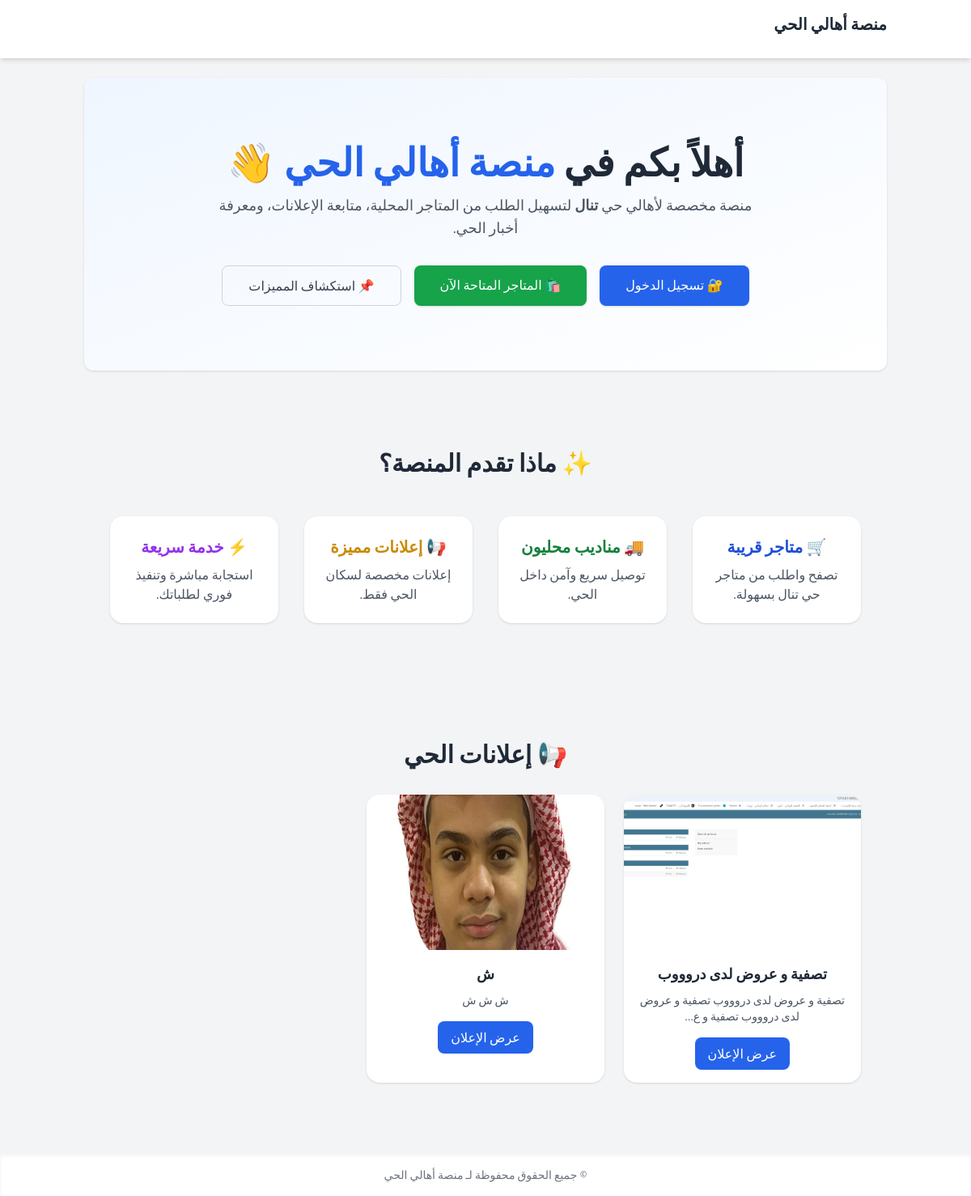
Before: / with the older database file.
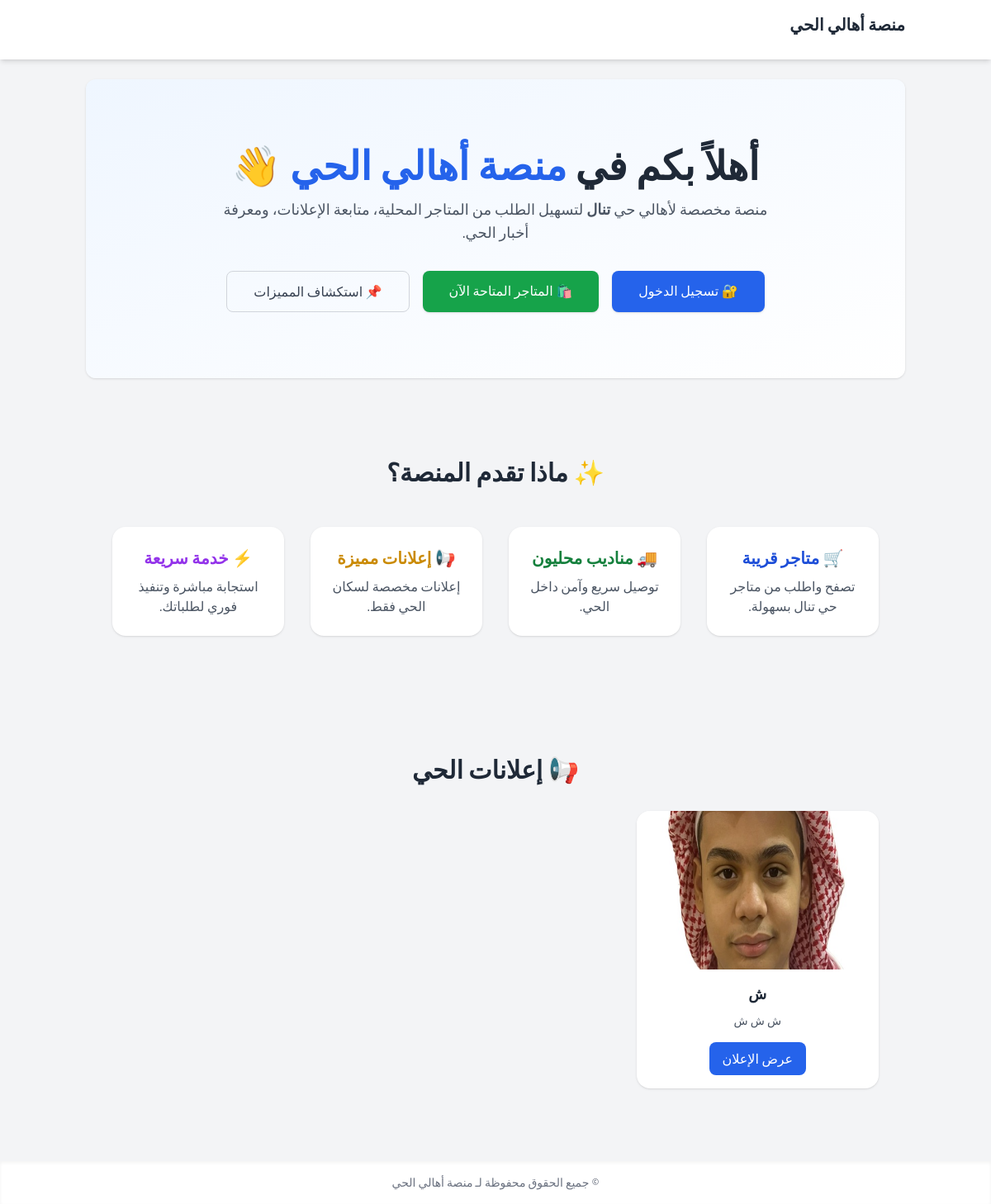
After: the same page with the newer database file.
### ads/models.py (models this page shows, shortened)
class Advertisement(models.Model):
    title = models.CharField("عنوان الإعلان", max_length=200)
    text = models.TextField("نص الإعلان", blank=True)
    link = models.URLField("رابط خارجي", blank=True)
    image = models.ImageField("صورة الإعلان", upload_to="ads/")
    is_active = models.BooleanField("مفعل", default=True)
    created_at = models.DateTimeField("تاريخ الإضافة", auto_now_add=True)  # ✅ الحقل الجديد

### core/views.py (the view)
# urls.py: path('', views.home_redirect, name='home'),
def home(request):
    ads = Advertisement.objects.filter(is_active=True).order_by('-id')[:6]
    return render(request, 'core/home.html', {
        'ads': ads
    })

### templates/core/home.html (shortened to what this page needs)
{% extends 'core/base.html' %} {% load static %} {% block content %}
<div class="space-y-24">
  <section
    class="bg-gradient-to-br from-blue-50 to-white text-center py-20 px-4 sm:px-8 rounded-xl shadow"
  >
    <h1 class="text-5xl font-extrabold text-gray-800 mb-4">
      أهلاً بكم في <span class="text-blue-600">منصة أهالي الحي</span> 👋
    </h1>
    <p class="text-lg text-gray-600 max-w-2xl mx-auto mb-8">
      منصة مخصصة لأهالي حي <strong>تنال</strong> لتسهيل الطلب من المتاجر
      المحلية، متابعة الإعلانات، ومعرفة أخبار الحي.
    </p>
    <div class="flex flex-col sm:flex-row justify-center gap-4 flex-wrap">
      <a
        href="{% url 'login' %}"
        class="px-8 py-3 bg-blue-600 text-white rounded-lg shadow hover:bg-blue-700 transition"
      >
        🔐 تسجيل الدخول
      </a>
      <a
        href="{% url 'public_store_browser' %}"
        class="px-8 py-3 bg-green-600 text-white rounded-lg shadow hover:bg-green-700 transition"
      >
        🛍️ المتاجر المتاحة الآن
      </a>
      <a
        href="#features"
        class="px-8 py-3 border border-gray-300 text-gray-700 rounded-lg hover:bg-gray-100 transition"
      >
        📌 استكشاف المميزات
      </a>
    </div>
  </section>
  <section id="features" class="max-w-7xl mx-auto px-4 sm:px-8">
    <h2 class="text-3xl font-bold text-center text-gray-800 mb-12">
      ✨ ماذا تقدم المنصة؟
    </h2>
    <div
      class="grid grid-cols-1 sm:grid-cols-2 lg:grid-cols-4 gap-8 text-center"
    >
      <div class="bg-white p-6 rounded-2xl shadow hover:shadow-lg transition">
        <h3 class="text-xl font-semibold text-blue-700 mb-2">🛒 متاجر قريبة</h3>
        <p class="text-gray-600">تصفح واطلب من متاجر حي تنال بسهولة.</p>
      </div>
      <div class="bg-white p-6 rounded-2xl shadow hover:shadow-lg transition">
        <h3 class="text-xl font-semibold text-green-700 mb-2">
          🚚 مناديب محليون
        </h3>
        <p class="text-gray-600">توصيل سريع وآمن داخل الحي.</p>
      </div>
      <div class="bg-white p-6 rounded-2xl shadow hover:shadow-lg transition">
        <h3 class="text-xl font-semibold text-yellow-600 mb-2">
          📢 إعلانات مميزة
        </h3>
        <p class="text-gray-600">إعلانات مخصصة لسكان الحي فقط.</p>
      </div>
      <div class="bg-white p-6 rounded-2xl shadow hover:shadow-lg transition">
        <h3 class="text-xl font-semibold text-purple-600 mb-2">
          ⚡ خدمة سريعة
        </h3>
        <p class="text-gray-600">استجابة مباشرة وتنفيذ فوري لطلباتك.</p>
      </div>
    </div>
  </section>
  {% if ads %}
  <section class="max-w-7xl mx-auto px-4 sm:px-8 py-12">
    <h2 class="text-3xl font-bold text-center text-gray-800 mb-8">
      📢 إعلانات الحي
    </h2>
    <div class="grid grid-cols-1 sm:grid-cols-2 lg:grid-cols-3 gap-6">
      {% for ad in ads %}
      <div
        onclick="openAdModal({{ ad.id }})"
        class="cursor-pointer bg-white rounded-2xl shadow hover:shadow-lg transition overflow-hidden"
      >
        <div class="relative h-48 w-full">
          {% if ad.image %}
          <img
            src="{{ ad.image.url }}"
            alt="{{ ad.title }}"
            class="object-cover w-full h-full transition-transform duration-300 hover:scale-105"
          />
          {% else %}
          <div
            class="bg-gray-200 w-full h-full flex items-center justify-center text-gray-500"
          >
            لا توجد صورة
          </div>
          {% endif %}
        </div>
        <div class="p-4 text-center">
          <h3 class="text-lg font-semibold text-gray-800">{{ ad.title }}</h3>
          <p class="mt-2 text-gray-600 text-sm">
            {{ ad.text|truncatechars:60 }}
          </p>
          <div class="mt-4">
            <span
              class="inline-block px-4 py-2 bg-blue-600 text-white rounded-lg font-medium hover:bg-blue-700 transition"
            >
              عرض الإعلان
            </span>
          </div>
        </div>
      </div>
      {% endfor %}
    </div>
  </section>
  {% endif %}
</div>
{% endblock %}

Changed rows visible on the page:
removed Advertisement: image (picture), title "تصفية و عروض لدى دروووب", text "تصفية و عروض لدى دروووب تصفية و عروض لدى دروووب تصفية و ع…"
